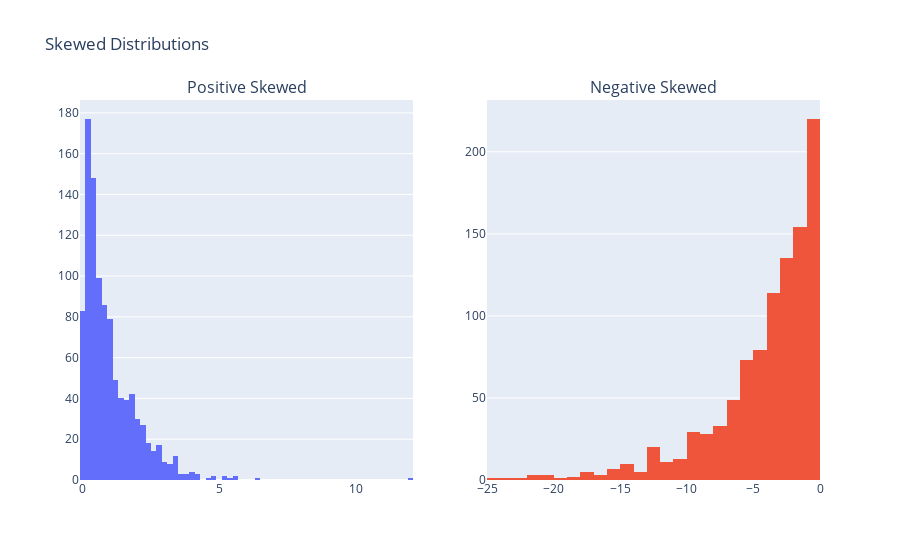

Notebook code cell kept with this figure:
### Code cell
fig = make_subplots(rows=1, cols=2, subplot_titles=("Positive Skewed", "Negative Skewed"))

histogram1 = go.Histogram(x=pdata, name="Data 1")
histogram2 = go.Histogram(x=ndata, name="Data 2")

fig.add_trace(histogram1, row=1, col=1)
fig.add_trace(histogram2, row=1, col=2)

fig.update_layout(title_text="Skewed Distributions", showlegend=False)

fig.show()

### Figure 1 — Plotly figure (JSON) as saved in the notebook; plotly's stock layout.template omitted (floating-point values rounded to 4 significant figures; data arrays with more than 128 entries replaced by an {"elided": "..."} marker saying what was removed)
{"data": [{"name": "Data 1", "type": "histogram", "x": {"elided": "1000 float values"}, "xaxis": "x", "yaxis": "y"}, {"name": "Data 2", "type": "histogram", "x": {"elided": "1000 float values"}, "xaxis": "x2", "yaxis": "y2"}], "layout": {"annotations": [{"font": {"size": 16}, "showarrow": false, "text": "Positive Skewed", "x": 0.225, "xanchor": "center", "xref": "paper", "y": 1, "yanchor": "bottom", "yref": "paper"}, {"font": {"size": 16}, "showarrow": false, "text": "Negative Skewed", "x": 0.775, "xanchor": "center", "xref": "paper", "y": 1, "yanchor": "bottom", "yref": "paper"}], "autosize": true, "showlegend": false, "title": {"text": "Skewed Distributions"}, "xaxis": {"anchor": "y", "autorange": true, "domain": [0, 0.45], "range": [-0.1, 12.1], "type": "linear"}, "xaxis2": {"anchor": "y2", "autorange": true, "domain": [0.55, 1], "range": [-25, 0], "type": "linear"}, "yaxis": {"anchor": "x", "autorange": true, "domain": [0, 1], "range": [0, 186.3]}, "yaxis2": {"anchor": "x2", "autorange": true, "domain": [0, 1], "range": [0, 231.6]}}}
